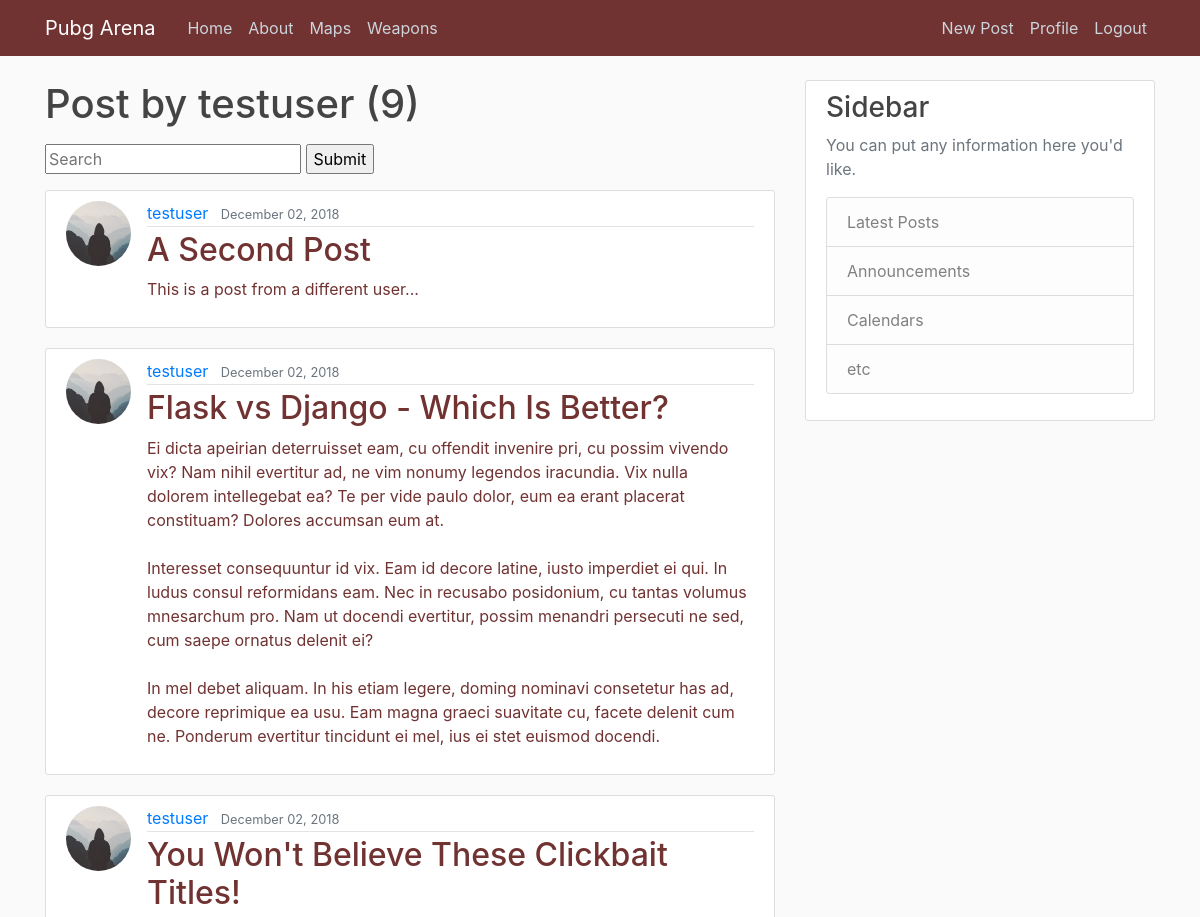
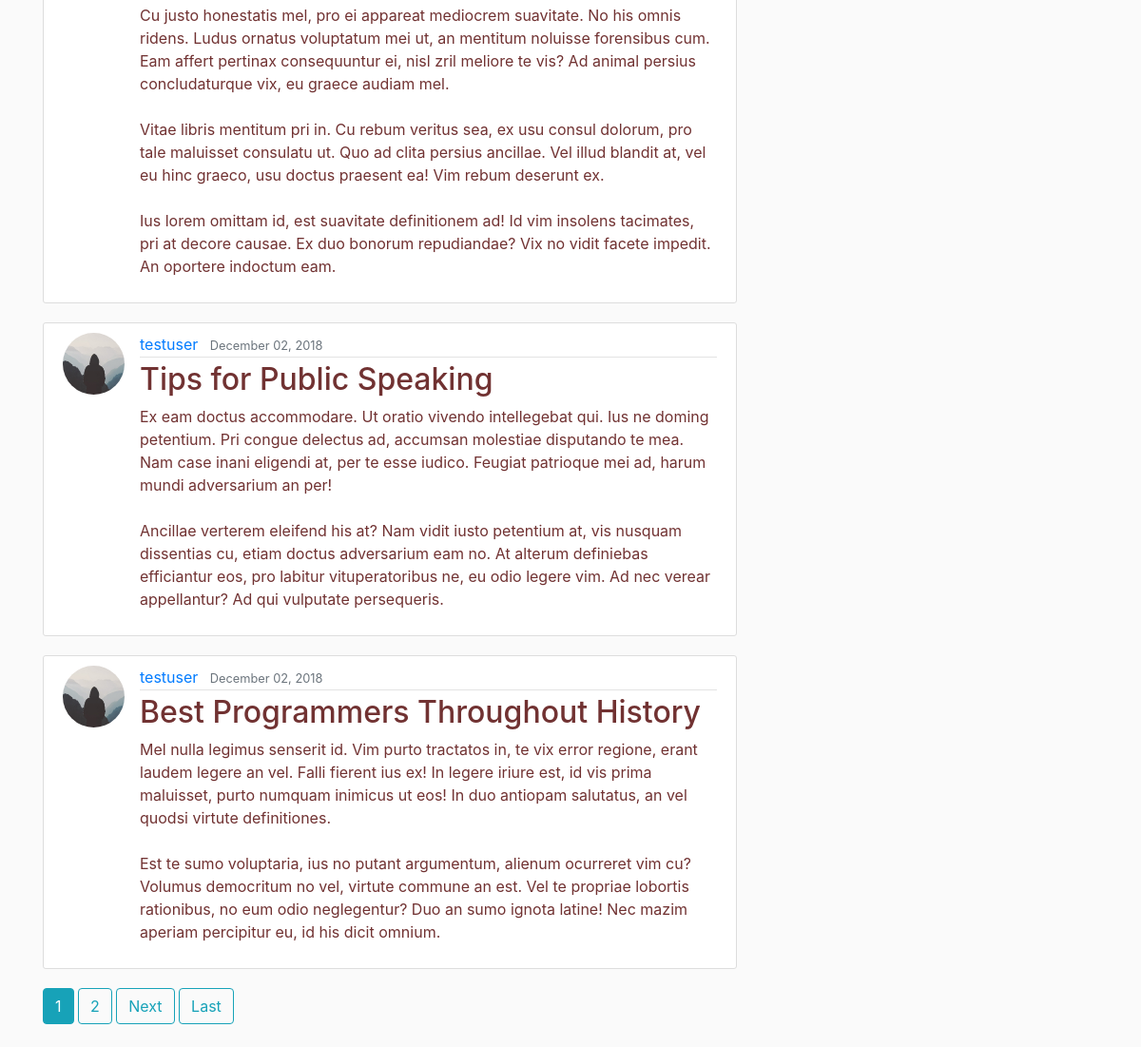
The app's page /user/testuser/ (signed in) with its own data (2 pictures, top to bottom).
### blog/models.py (models this page shows, shortened)
class Post(models.Model):
    title = models.CharField(max_length=100)
    content = models.TextField()
    date_posted = models.DateTimeField(default=timezone.now)
    author = models.ForeignKey(to=User, related_name='posts', on_delete=models.CASCADE)
    class Meta:
        verbose_name = _('Post')
        verbose_name_plural = _('Posts')

### users/models.py (models this page shows, shortened)
class Profile(models.Model):
    gender_choice = (
        ('M', 'male'),
        ('F', 'female'),
        ('O', 'other')
    )
    user = models.OneToOneField(User, on_delete=models.CASCADE, verbose_name=_('User'))
    pubg_id = models.IntegerField(unique=True, blank=True, null=True, verbose_name=_('Pubg ID'))
    name = models.CharField(max_length=25, verbose_name=_('Name'))
    age = models.PositiveIntegerField(verbose_name=_('Age'), blank=True, null=True)
    gender = models.CharField(choices=gender_choice, max_length=1, verbose_name=_('Gender'))
    image = models.ImageField(default='default.jpg', upload_to='profile_pics', verbose_name=_('User image'))
    class Meta:
        verbose_name = _('Pubg Profile')
        verbose_name_plural = _('Pubg Profiles')

### blog/views.py (the view)
# urls.py: path('user/<str:username>/', UserPostListView.as_view(), name='user-post'),
class UserPostListView(LoginRequiredMixin, ListView):
    from .models import Post
    model = Post
    template_name = 'blog/user_post.html'
    paginate_by = 5
    def get_queryset(self):
        from .models import User
        user = get_object_or_404(User, username=self.kwargs.get('username'))
        return self.model.objects.filter(author=user)

### blog/templates/blog/user_post.html (shortened to what this page needs)
{% extends "blog/base.html" %}
{% block content %}
<h1 class="mb-3">Post by {{ view.kwargs.username }} ({{ page_obj.paginator.count }})</h1>
<form method="GET" action="">
    <input type="text" name="q" placeholder="Search">
    <input type="submit" name="Search">
</form>
{% for post in object_list %}
<article class="media content-section">
    <img class="rounded-circle article-img" src="{{ post.author.profile.image.url }}">
    <div class="media-body">
        <div class="article-metadata">
            <a class="mr-2" href="{% url 'user-post' post.author.username %}">{{ post.author }}</a>
            <small class="text-muted">{{ post.date_posted|date:"F d, Y" }}</small>
        </div>
        <h2><a class="article-title" href="{% url 'blog-detail' post.id %}">{{ post.title }}</a></h2>
        <p class="article-content">{{ post.content }}</p>
    </div>
</article>
{% endfor %}
{% if is_paginated %}
{% for num in page_obj.paginator.page_range %}
{% if page_obj.number == num %}
<a class="btn btn-info mb-4" href="?page={{ num }}">{{ num }}</a>
{% elif num > page_obj.number|add:'-3' and num < page_obj.number|add:'3' %}
<a class="btn btn-outline-info mb-4" href="?page={{ num }}">{{ num }}</a>
{% endif %}
{% endfor %}
{% if page_obj.has_next %}
<a class="btn btn-outline-info mb-4" href="?page={{ page_obj.next_page_number }}">Next</a>
<a class="btn btn-outline-info mb-4" href="?page={{ page_obj.paginator.num_pages }}">Last</a>
{% endif %}
{% endif %}
{% endblock content %}

### blog/static/blog/main.css (style rules this page uses)
body { background: #fafafa; color: #333333; margin-top: 5rem; }
h1, h2, h3, h4, h5, h6 { color: #444444; }
.content-section { background: #ffffff; padding: 10px 20px; border: 1px solid #dddddd; border-radius: 3px; margin-bottom: 20px; }
.article-title { color: #713232; }
.article-content { color: #713232; white-space: pre-line; }
.article-img { height: 65px; width: 65px; margin-right: 16px; }
.article-metadata { padding-bottom: 1px; margin-bottom: 4px; border-bottom: 1px solid #e3e3e3 }

### records on screen
Post: author.profile.image (placeholder picture), author "testuser", date_posted "December 02, 2018", title "A Second Post", content "This is a post from a different user..."
Post: author.profile.image (placeholder picture), author "testuser", date_posted "December 02, 2018", title "Flask vs Django - Which Is Better?", content "Ei dicta apeirian deterruisset eam, cu offendit invenire pri, cu possim vivendo vix? Nam nihil evertitur ad, ne vim nonumy legendos iracundia. Vix nulla dolorem intellegebat ea? Te per vide paulo dolor, eum ea erant placerat constituam? Dolores accumsan eum at. Interesset consequuntur id vix. Eam id decore latine, iusto imperdiet ei qui. In ludus consul reformidans eam. Nec in recusabo posidonium, cu tantas volumus mnesarchum pro. Nam ut docendi evertitur, possim menandri persecuti ne sed, cum saepe ornatus delenit ei? In mel debet aliquam. In his etiam legere, doming nominavi consetetur has ad, decore reprimique ea usu. Eam magna graeci suavitate cu, facete delenit cum ne. Ponderum…"
Post: author.profile.image (placeholder picture), author "testuser", date_posted "December 02, 2018", title "You Won't Believe These Clickbait Titles!", content "Cu justo honestatis mel, pro ei appareat mediocrem suavitate. No his omnis ridens. Ludus ornatus voluptatum mei ut, an mentitum noluisse forensibus cum. Eam affert pertinax consequuntur ei, nisl zril meliore te vis? Ad animal persius concludaturque vix, eu graece audiam mel. Vitae libris mentitum pri in. Cu rebum veritus sea, ex usu consul dolorum, pro tale maluisset consulatu ut. Quo ad clita persius ancillae. Vel illud blandit at, vel eu hinc graeco, usu doctus praesent ea! Vim rebum deserunt ex. Ius lorem omittam id, est suavitate definitionem ad! Id vim insolens tacimates, pri at decore causae. Ex duo bonorum repudiandae? Vix no vidit facete impedit. An oportere indoctum eam."
Post: author.profile.image (placeholder picture), author "testuser", date_posted "December 02, 2018", title "Tips for Public Speaking", content "Ex eam doctus accommodare. Ut oratio vivendo intellegebat qui. Ius ne doming petentium. Pri congue delectus ad, accumsan molestiae disputando te mea. Nam case inani eligendi at, per te esse iudico. Feugiat patrioque mei ad, harum mundi adversarium an per! Ancillae verterem eleifend his at? Nam vidit iusto petentium at, vis nusquam dissentias cu, etiam doctus adversarium eam no. At alterum definiebas efficiantur eos, pro labitur vituperatoribus ne, eu odio legere vim. Ad nec verear appellantur? Ad qui vulputate persequeris."
Post: author.profile.image (placeholder picture), author "testuser", date_posted "December 02, 2018", title "Best Programmers Throughout History", content "Mel nulla legimus senserit id. Vim purto tractatos in, te vix error regione, erant laudem legere an vel. Falli fierent ius ex! In legere iriure est, id vis prima maluisset, purto numquam inimicus ut eos! In duo antiopam salutatus, an vel quodsi virtute definitiones. Est te sumo voluptaria, ius no putant argumentum, alienum ocurreret vim cu? Volumus democritum no vel, virtute commune an est. Vel te propriae lobortis rationibus, no eum odio neglegentur? Duo an sumo ignota latine! Nec mazim aperiam percipitur eu, id his dicit omnium."

### other values on screen
{{ view.kwargs.username }} "testuser"
{{ page_obj.paginator.count }} "9"
{{ num }} "1"
{{ num }} "2"
